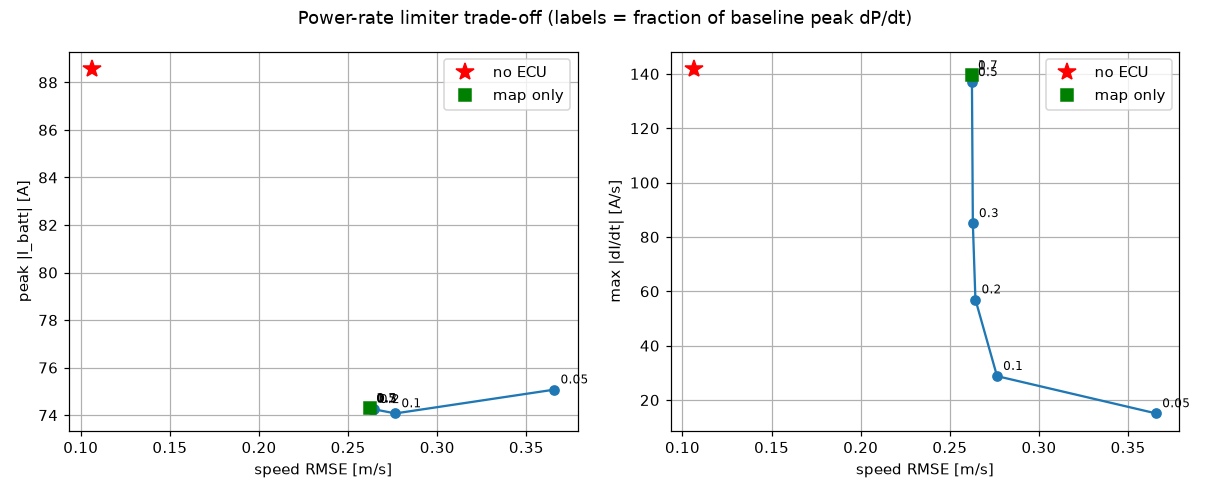

The script that saved this image:
"""
Sweep the PowerRateLimiter (dP/dt limit) and plot peak current, max dI/dt and
speed RMSE. By default the torque map is ON, so you see the combined ECU.

The limit is expressed as a fraction of the baseline's own peak |dP/dt|
(measured from a no-ECU run on the calibration cycle), so nothing is hard-coded.

Usage:
    python sweep_power_rate.py                               # uddscol.txt, full cycle
    python sweep_power_rate.py --cycle synthetic
    python sweep_power_rate.py --torque-scale 0              # limiter alone
    python sweep_power_rate.py --frac 0.05 0.1 0.2 0.4 0.7 1.0 --rmse-tol 0.3
"""
import argparse
import numpy as np
import matplotlib
matplotlib.use("Agg")
import matplotlib.pyplot as plt

import main as ev


def run_sweep(t, v_ref, fracs, torque_scale, fall_ratio, bin_w, kb):
    base_log = ev.simulate(t, v_ref, False)
    base = ev.metrics(t, base_log)

    cfg0, ref = ev.calibrate_ecu(t, base_log, torque_scale, 0.0, fall_ratio, bin_w)
    map_only = None
    if torque_scale:
        map_only = ev.metrics(t, ev.simulate(t, v_ref, True, Kb_aw=kb, **cfg0))

    rows = []
    for f in fracs:
        cfg, _ = ev.calibrate_ecu(t, base_log, torque_scale, f, fall_ratio, bin_w)
        rows.append((f, ev.metrics(t, ev.simulate(t, v_ref, True, Kb_aw=kb, **cfg))))
    return base, map_only, rows, ref


def print_table(base, map_only, rows, ref):
    print(f"{'dP/dt frac':>11s}{'kW/s':>8s}{'peak I [A]':>12s}{'RMS I [A]':>11s}"
          f"{'max dI/dt':>11s}{'RMSE [m/s]':>12s}{'Wh/km':>9s}")

    def line(lab, kws, m):
        print(f"{lab:>11s}{kws:>8s}{m['peak_I']:>12.1f}{m['rms_I']:>11.2f}"
              f"{m['max_dIdt']:>11.0f}{m['rmse']:>12.3f}{m['Wh_km']:>9.1f}")
    line("baseline", "-", base)
    if map_only is not None:
        line("map only", "-", map_only)
    for f, m in rows:
        line(f"{f:g}", f"{f * ref / 1e3:.1f}", m)


def pick(base, map_only, rows, rmse_tol):
    """
    Among fractions whose EXTRA RMSE (relative to map-only when the map is on,
    else to the no-ECU baseline) is within rmse_tol, the one with the lowest
    max dI/dt, provided it beats the reference by >=1%.
    """
    ref = map_only if map_only is not None else base
    ok = [(f, m) for f, m in rows if m["rmse"] - ref["rmse"] <= rmse_tol]
    if not ok:
        return None
    f, m = min(ok, key=lambda x: x[1]["max_dIdt"])
    return (f, m) if m["max_dIdt"] <= 0.99 * ref["max_dIdt"] else None


def plot_pareto(base, map_only, rows, fname):
    fig, ax = plt.subplots(1, 2, figsize=(11, 4.5))
    for a, key, lab in ((ax[0], "peak_I", "peak |I_batt| [A]"),
                        (ax[1], "max_dIdt", "max |dI/dt| [A/s]")):
        a.plot([m["rmse"] for _, m in rows], [m[key] for _, m in rows], "o-")
        for f, m in rows:
            a.annotate(f"{f:g}", (m["rmse"], m[key]), textcoords="offset points",
                       xytext=(4, 4), fontsize=8)
        a.plot(base["rmse"], base[key], "r*", ms=12, label="no ECU")
        if map_only is not None:
            a.plot(map_only["rmse"], map_only[key], "gs", ms=8, label="map only")
        a.set_xlabel("speed RMSE [m/s]"); a.set_ylabel(lab)
        a.grid(True); a.legend()
    fig.suptitle("Power-rate limiter trade-off (labels = fraction of baseline peak dP/dt)")
    fig.tight_layout()
    fig.savefig(fname, dpi=110)
    print("saved", fname)


def main():
    p = argparse.ArgumentParser()
    p.add_argument("--cycle", default="uddscol.txt",
                   help="cycle file (time, mph) or 'synthetic'")
    p.add_argument("--start", type=float, default=0.0)
    p.add_argument("--end", type=float, default=None)
    p.add_argument("--frac", type=float, nargs="+",
                   default=[0.05, 0.1, 0.2, 0.3, 0.5, 0.7, 1.0],
                   help="dP/dt limit as a fraction of baseline peak |dP/dt|")
    p.add_argument("--torque-scale", type=float, default=0.8,
                   help="torque-map scale; 0 disables the map")
    p.add_argument("--fall-ratio", type=float, default=2.0)
    p.add_argument("--bin-w", type=float, default=2.5)
    p.add_argument("--kb", type=float, default=1.0, help="anti-windup gain")
    p.add_argument("--rmse-tol", type=float, default=0.3,
                   help="max EXTRA RMSE the limiter may add on top of the map "
                        "(or on top of the no-ECU baseline if the map is off) [m/s]")
    p.add_argument("--battery", choices=["spm", "ecm"], default=None,
                   help="override main.BATTERY_MODEL (spm is ~10 s per full-cycle run)")
    p.add_argument("--out", default="sweep_power_rate.png")
    a = p.parse_args()
    if a.battery:
        ev.BATTERY_MODEL = a.battery

    if a.cycle == "synthetic":
        t, v_ref = ev.synthetic_cycle()
    else:
        t, v_ref = ev.load_cycle(a.cycle)
    i0 = int(round(a.start / ev.DT))
    i1 = int(round(a.end / ev.DT)) if a.end is not None else len(t)
    t, v_ref = t[i0:i1], v_ref[i0:i1]
    if v_ref[0] > 0.1:
        print(f"WARNING: v_ref[0] = {v_ref[0]:.2f} m/s but the vehicle starts at 0.")

    base, map_only, rows, ref = run_sweep(t, v_ref, sorted(a.frac), a.torque_scale,
                                          a.fall_ratio, a.bin_w, a.kb)
    print(f"baseline peak |dP/dt|: {ref / 1e3:.1f} kW/s   "
          f"torque scale: {a.torque_scale:g}   fall ratio: {a.fall_ratio:g}\n")
    print_table(base, map_only, rows, ref)

    best = pick(base, map_only, rows, a.rmse_tol)
    if best:
        f, m = best
        print(f"\nSuggested DPDT_FRAC = {f:g} ({f * ref / 1e3:.1f} kW/s): "
              f"max dI/dt {m['max_dIdt']:.0f} (vs {base['max_dIdt']:.0f}), "
              f"peak I {m['peak_I']:.1f} A (vs {base['peak_I']:.1f}), "
              f"RMSE {m['rmse']:.3f} (+{m['rmse'] - base['rmse']:.3f} vs no ECU)")
        print(f"Set  DPDT_FRAC = {f:g}  in main.py")
    else:
        print(f"\nNo fraction added <= {a.rmse_tol} m/s RMSE and cut max dI/dt "
              "by >=1% versus the reference.")
    plot_pareto(base, map_only, rows, a.out)


if __name__ == "__main__":
    main()
